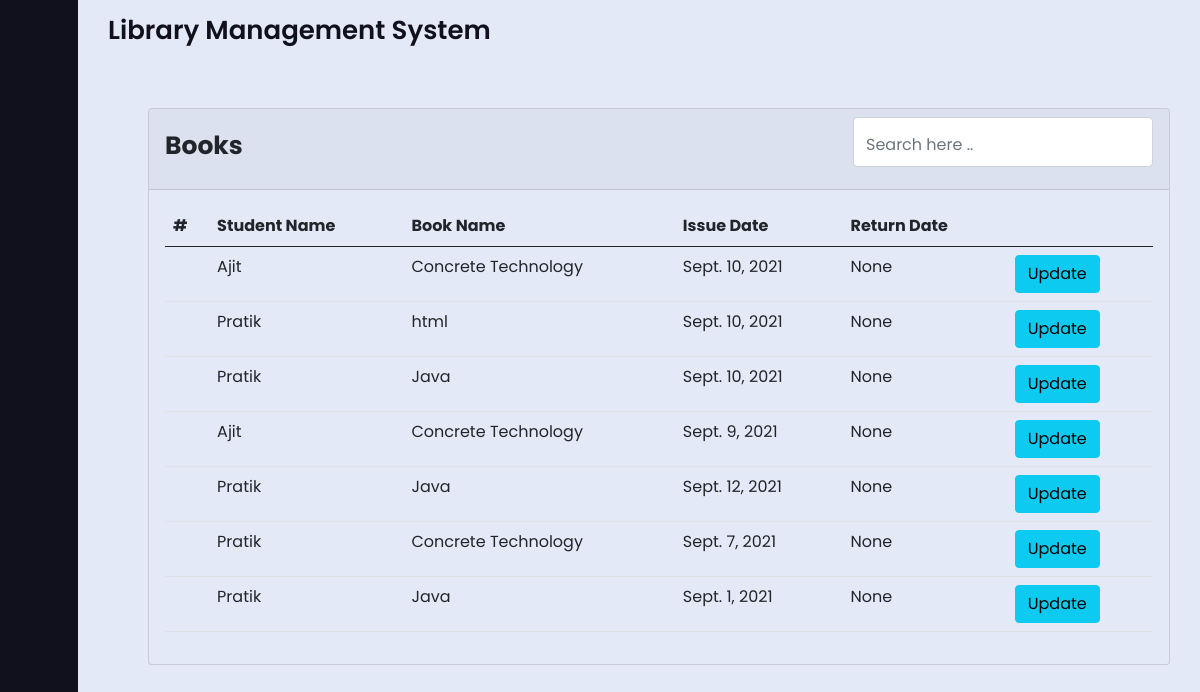
Before: /library/issue-book-table (signed in) with the older database file.
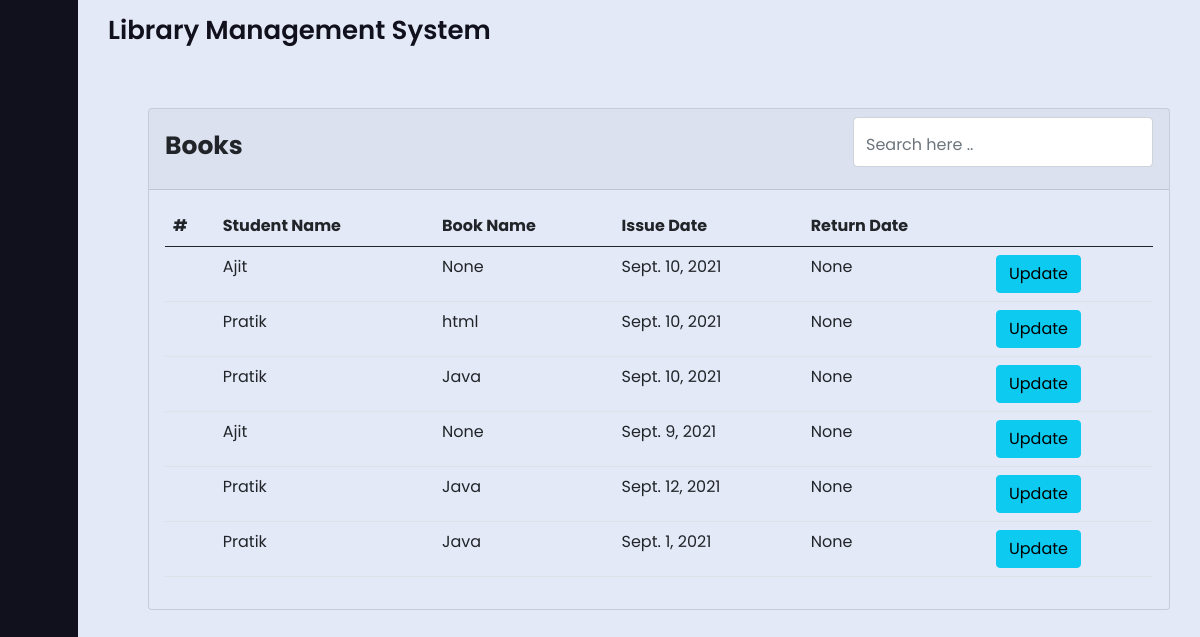
After: the same page with the newer database file.
### library/models.py (models this page shows, shortened)
class IssueBookModel(models.Model):
    stud_name = models.ForeignKey(
        StudentModel, null=True, on_delete=models.SET_NULL)
    book_name = models.ForeignKey(
        AddBookModel, null=True, on_delete=models.SET_NULL)
    issue_date = models.DateField(
        auto_now_add=False, auto_now=False, null=True)
    return_date = models.DateField(null=True, blank=True)

class StudentModel(models.Model):
    stud_name = models.CharField(max_length=200)
    stud_email = models.EmailField()
    stud_branch = models.CharField(max_length=200, choices=branch)
    stud_enrollmentNo = models.IntegerField()
    def __str__(self):
        return self.stud_name

class AddBookModel(models.Model):
    book_name = models.CharField(max_length=200)
    author_name = models.CharField(max_length=200)
    branch = models.CharField(max_length=200, choices=branch)
    isbn_no = models.IntegerField()
    quantity = models.IntegerField()
    def __str__(self):
        return self.book_name

### library/views.py (the view)
# urls.py: path('issue-book-table', views.issueBookTable, name='issue-book-table'),
@login_required(login_url='login')
def issueBookTable(request):
    books = IssueBookModel.objects.all()
    context = {'books': books}
    return render(request, 'library/issueBookTable.html', context=context)

### library/templates/library/issueBookTable.html (shortened to what this page needs)
{% extends 'library/base.html' %}
{% load crispy_forms_tags %}
{% block content %}
<section class="home-section">
    <div class="home-content">
        <span class="text">Library Management System</span>
    </div>
    <div class="card mt-5" style="margin-left: 70px; margin-right: 30px; background-color: #e4e9f7;">
        <div class="card-header">
            <div style="display: flex;">
                <p class="float-start" style="font-size: 25px; font-weight: bold; padding-top: 10px;">
                    Books
                </p>
                <input class="form-control" id="search-input" type="text" placeholder="Search here .."
                    style="margin-left:auto; width: 300px; height: 50px; padding-top: 10px;" aria-label="Search"
                    onkeyup="search()">
            </div>
        </div>
        <div class=" card-body">
            <table class="table" id="myTable">
                <thead>
                    <tr>
                        <th scope="col">#</th>
                        <th scope="col"> Student Name </th>
                        <th scope="col"> Book Name </th>
                        <th scope="col"> Issue Date </th>
                        <th scope="col"> Return Date</th>
                        <th></th>
                    </tr>
                </thead>
                <tbody>
                    {% for book in books %}
                    <tr>
                        <th scope="row">{{students.id}}</th>
                        <td>{{book.stud_name}}</td>
                        <td>{{book.book_name}}</td>
                        <td>{{book.issue_date}}</td>
                        <td>{{book.return_date}}</td>
                        <td>
                            <a href="#" type="submit" class="btn btn-info"> Update </a>
                        </td>
                    </tr>
                    {% endfor %}
                </tbody>
            </table>
        </div>
    </div>
</section>
{% endblock %}

Changed rows visible on the page:
removed IssueBookModel: stud_name "Pratik", book_name "Concrete Technology", issue_date "Sept. 7, 2021", return_date "None"
changed IssueBookModel (number 1 of 6 on the later page): book_name "Concrete Technology" → "None"
changed IssueBookModel "Sept. 9, 2021": book_name "Concrete Technology" → "None"
